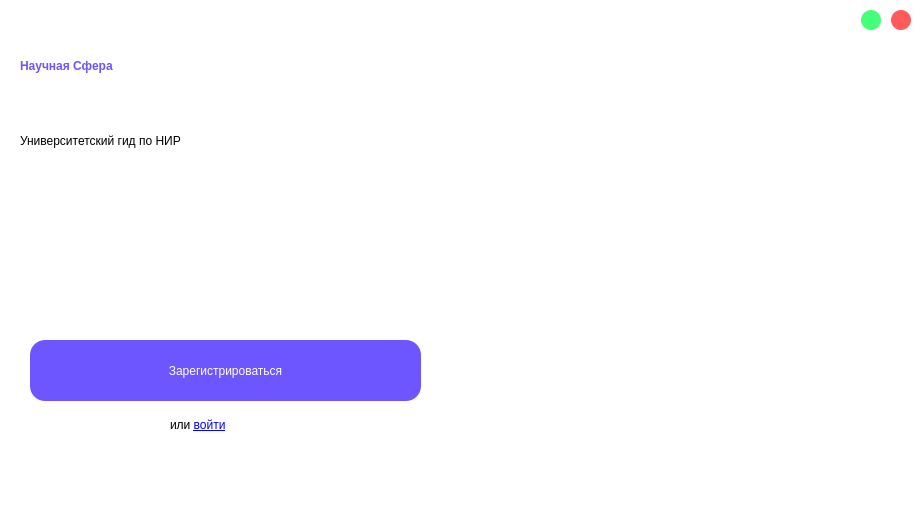
<?xml version="1.0" encoding="UTF-8"?>
<ui version="4.0">
 <class>MainWindow</class>
 <widget class="QMainWindow" name="MainWindow">
  <property name="geometry">
   <rect>
    <x>0</x>
    <y>0</y>
    <width>921</width>
    <height>511</height>
   </rect>
  </property>
  <property name="minimumSize">
   <size>
    <width>921</width>
    <height>511</height>
   </size>
  </property>
  <property name="maximumSize">
   <size>
    <width>921</width>
    <height>511</height>
   </size>
  </property>
  <property name="windowTitle">
   <string>MainWindow</string>
  </property>
  <property name="styleSheet">
   <string notr="true"/>
  </property>
  <widget class="QWidget" name="centralwidget">
   <property name="styleSheet">
    <string notr="true">background-color: rgb(255, 255, 255);</string>
   </property>
   <widget class="QPushButton" name="pushButton">
    <property name="geometry">
     <rect>
      <x>30</x>
      <y>340</y>
      <width>391</width>
      <height>61</height>
     </rect>
    </property>
    <property name="autoFillBackground">
     <bool>false</bool>
    </property>
    <property name="styleSheet">
     <string notr="true">QPushButton{
	color: rgb(255, 255, 255);
	background-color: #6D55FF;
	border-radius: 15px; 
	font: 75 25pt &quot;Karla&quot; bold;
	border: 2px;
}
QPushButton:pressed{
	background-color: #A597FF;
}</string>
    </property>
    <property name="text">
     <string>Зарегистрироваться</string>
    </property>
    <property name="default">
     <bool>false</bool>
    </property>
    <property name="flat">
     <bool>false</bool>
    </property>
   </widget>
   <widget class="QLabel" name="label">
    <property name="geometry">
     <rect>
      <x>480</x>
      <y>160</y>
      <width>531</width>
      <height>401</height>
     </rect>
    </property>
    <property name="text">
     <string/>
    </property>
    <property name="pixmap">
     <pixmap resource="greeting.qrc">:/new/prefix1/greeting.png</pixmap>
    </property>
   </widget>
   <widget class="QLabel" name="label_2">
    <property name="geometry">
     <rect>
      <x>20</x>
      <y>0</y>
      <width>801</width>
      <height>131</height>
     </rect>
    </property>
    <property name="styleSheet">
     <string notr="true">color: rgb(109, 85, 255);
font: 75 65pt &quot;Karla&quot; bold;
font-weight: 500;</string>
    </property>
    <property name="text">
     <string>Научная Сфера</string>
    </property>
   </widget>
   <widget class="QLabel" name="label_3">
    <property name="geometry">
     <rect>
      <x>20</x>
      <y>120</y>
      <width>691</width>
      <height>41</height>
     </rect>
    </property>
    <property name="styleSheet">
     <string notr="true">font: 18pt &quot;Karla&quot;;
color: rgb(0, 0, 0);</string>
    </property>
    <property name="text">
     <string>Университетский гид по НИР</string>
    </property>
   </widget>
   <widget class="QPushButton" name="pushButton_2">
    <property name="geometry">
     <rect>
      <x>891</x>
      <y>10</y>
      <width>20</width>
      <height>20</height>
     </rect>
    </property>
    <property name="styleSheet">
     <string notr="true">QPushButton {
	border-radius: 10px;
	background-color: #FF5B5B;
	color: white;
}
QPushButton:pressed {
	background-color: #FFBCBC;
}</string>
    </property>
    <property name="text">
     <string/>
    </property>
   </widget>
   <widget class="QPushButton" name="pushButton_3">
    <property name="geometry">
     <rect>
      <x>861</x>
      <y>10</y>
      <width>20</width>
      <height>20</height>
     </rect>
    </property>
    <property name="styleSheet">
     <string notr="true">QPushButton {
	border-radius: 10px;
	background-color: #45FF79;
	color: white;
}
QPushButton:pressed {
	background-color: #B2FFC8;
}</string>
    </property>
    <property name="text">
     <string/>
    </property>
   </widget>
   <widget class="QLabel" name="label_4">
    <property name="geometry">
     <rect>
      <x>170</x>
      <y>410</y>
      <width>91</width>
      <height>31</height>
     </rect>
    </property>
    <property name="styleSheet">
     <string notr="true">color: rgb(0, 0, 0);
font: 14pt &quot;Karla&quot;;</string>
    </property>
    <property name="text">
     <string>или &lt;a href=&quot;login&quot;&gt;войти&lt;/a&gt;</string>
    </property>
   </widget>
  </widget>
 </widget>
 <resources>
  <include location="greeting.qrc"/>
 </resources>
 <connections/>
</ui>
